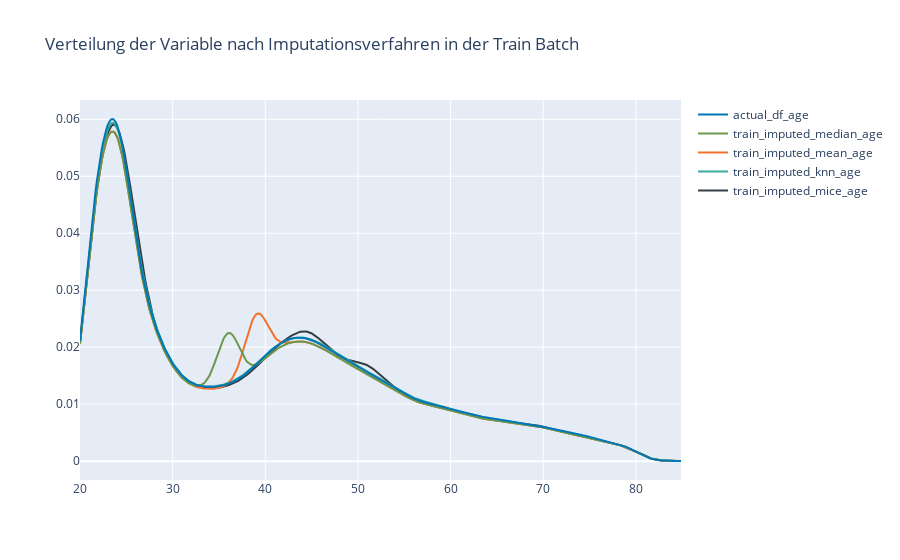

The cell this chart's notebook holds for it:
### Markdown cell above
#### Visualisierung der Imputationsverfahren

### Code cell
hist_data_train = [X_train_df_mice['age'], X_train_df_knn['age'], train_imputed_mean_age, train_imputed_median_age, actual_df_age]

group_labels = ['train_imputed_mice_age','train_imputed_knn_age','train_imputed_mean_age', 'train_imputed_median_age', 'actual_df_age']
colors = ['#333F44', '#37AA9C', '#f3722c', '#6a994e', '#0077b6']

# Create distplot with curve_type set to 'normal'
fig = ff.create_distplot(hist_data_train, group_labels, show_hist=False, colors=colors, rug_text=None, show_rug=False)

# Add title
fig.update_layout(title_text='Verteilung der Variable nach Imputationsverfahren in der Train Batch')
fig.show()

### Figure 1 — Plotly figure (JSON) as saved in the notebook; plotly's stock layout.template omitted (floating-point values rounded to 4 significant figures; data arrays with more than 128 entries replaced by an {"elided": "..."} marker saying what was removed)
{"data": [{"legendgroup": "train_imputed_mice_age", "marker": {"color": "#333F44"}, "mode": "lines", "name": "train_imputed_mice_age", "showlegend": true, "type": "scatter", "x": {"elided": "500 float values"}, "xaxis": "x", "y": {"elided": "500 float values"}, "yaxis": "y"}, {"legendgroup": "train_imputed_knn_age", "marker": {"color": "#37AA9C"}, "mode": "lines", "name": "train_imputed_knn_age", "showlegend": true, "type": "scatter", "x": {"elided": "500 float values"}, "xaxis": "x", "y": {"elided": "500 float values"}, "yaxis": "y"}, {"legendgroup": "train_imputed_mean_age", "marker": {"color": "#f3722c"}, "mode": "lines", "name": "train_imputed_mean_age", "showlegend": true, "type": "scatter", "x": {"elided": "500 float values"}, "xaxis": "x", "y": {"elided": "500 float values"}, "yaxis": "y"}, {"legendgroup": "train_imputed_median_age", "marker": {"color": "#6a994e"}, "mode": "lines", "name": "train_imputed_median_age", "showlegend": true, "type": "scatter", "x": {"elided": "500 float values"}, "xaxis": "x", "y": {"elided": "500 float values"}, "yaxis": "y"}, {"legendgroup": "actual_df_age", "marker": {"color": "#0077b6"}, "mode": "lines", "name": "actual_df_age", "showlegend": true, "type": "scatter", "x": {"elided": "500 float values"}, "xaxis": "x", "y": {"elided": "500 float values"}, "yaxis": "y"}], "layout": {"barmode": "overlay", "hovermode": "closest", "legend": {"traceorder": "reversed"}, "title": {"text": "Verteilung der Variable nach Imputationsverfahren in der Train Batch"}, "xaxis": {"anchor": "y2", "domain": [0, 1], "zeroline": false}, "yaxis": {"anchor": "free", "domain": [0, 1], "position": 0}}}
